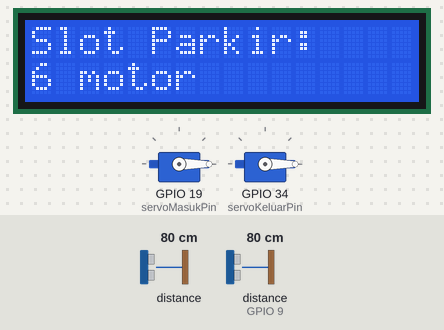
A sketch run on a simulated ESP32-S3. On the bench: 2 × servo, 16×2 character LCD. Wiring (inferred from the names in the program): 2 × ultrasonic range finder: trigger GPIO 2, echo GPIO 0 / trigger GPIO 10, echo GPIO 9. The inputs (shaded band) are chosen by the test bench; at power-on: distance to the obstacle 80 cm, distance to the obstacle (sensor on GPIO 9) 80 cm. The echo pulse lasts 58.3 µs per cm; WiFi joins after 1.5 s; servers stay silent unless stated; uploads are accepted with an empty reply; what the sketch prints to the serial monitor is not drawn.

Above: at 2.7 s.
2.8 s: distance to the obstacle (sensor 0) set to 2 cm
At 3.9 s:
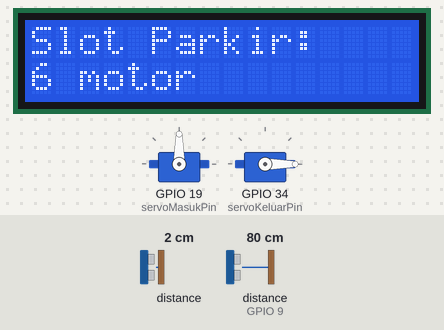
5.6 s: distance to the obstacle (sensor on GPIO 9) set to 13 cm
8.3 s: distance to the obstacle (sensor on GPIO 9) set to 10 cm
At 10.8 s:
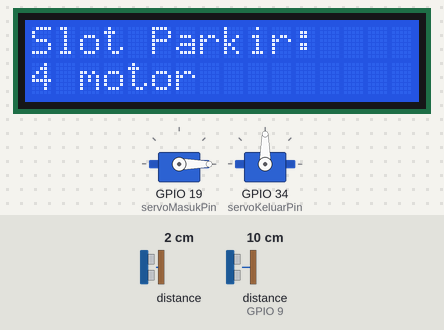
Timing chart, 0 to 17.3 s (numbered marks = the images above; inputs shaded):
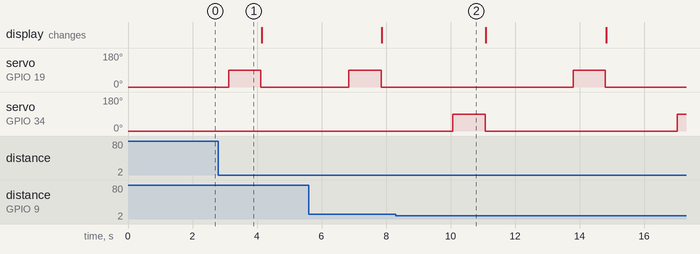

Measured:
- the behaviour switches between 12 and 11 cm on distance to the obstacle (sensor on GPIO 9) (found by bisection; images 1 and 2)
- after the input at 2.8 s, servo on GPIO 19 (servoMasukPin): 0° → 90° after 0.32 s, → 0° 1.0 s later
- after the input at 8.3 s, servo on GPIO 34 (servoKeluarPin): 0° → 90° after 1.8 s, → 0° 1.0 s later, → 90° 6.0 s later

The sketch:

kode_smart-parking.ino
```cpp
#include <ESP32Servo.h>
#include <Wire.h>
#include <LiquidCrystal_I2C.h>
#include <WiFi.h>
#include <HTTPClient.h>

// Wi-Fi credentials
const char* ssid = "Wokwi-GUEST";  // SSID default di Wokwi
const char* password = "";  // Tidak ada password di Wokwi Wi-Fi

// Google Sheets API endpoint (URL Web App Google Apps Script Anda)
String serverURL = "https://script.google.com/macros/s/AKfycbyLtWP_mgVfOfy0gyz6enr33By95gCjINubml-Jw2Me6meqq8f_M5H-MZC82q67xH0low/exec";

LiquidCrystal_I2C lcd(0x27, 16, 2);

const int trigPin1 = 2;
const int echoPin1 = 0;

const int trigPin2 = 10;
const int echoPin2 = 9;

Servo servoMasuk;
Servo servoKeluar;

const int servoMasukPin = 19;
const int servoKeluarPin = 34;

int slot = 6;
const int batasJarak = 10;
int lastSlot = 200;  // Variabel untuk menyimpan slot sebelumnya

void setup() {
  pinMode(trigPin1, OUTPUT);
  pinMode(echoPin1, INPUT);
  pinMode(trigPin2, OUTPUT);
  pinMode(echoPin2, INPUT);

  servoMasuk.attach(servoMasukPin);
  servoKeluar.attach(servoKeluarPin);

  servoMasuk.write(0);
  servoKeluar.write(0);

  lcd.init();
  lcd.clear();
  lcd.backlight();  // Mengaktifkan backlight

  tampilkanSlot();

  Serial.begin(115200);

  // Sambungkan ke Wi-Fi
  WiFi.begin(ssid, password);
  Serial.print("Connecting to WiFi");

  while (WiFi.status() != WL_CONNECTED) {
    delay(500);
    Serial.print(".");
  }

  Serial.println("Connected to WiFi");
}

void loop() {
  long jarakMasuk = bacaUltrasonik(trigPin1, echoPin1);
  if (jarakMasuk > 0 && jarakMasuk <= batasJarak) {
    if (slot > 0) {
      slot--;
      bukaServo(servoMasuk);
      tampilkanSlot();

      // Kirim data hanya jika slot berubah
      if (slot != lastSlot) {
        kirimDataKeGoogleSheets("Kendaraan Masuk");  // Kirimkan data ke Google Sheets
        lastSlot = slot;  // Menyimpan nilai slot terakhir yang telah berubah
      }

      delay(2000);  // Tunggu 2 detik setelah kendaraan masuk
    }
  }

  long jarakKeluar = bacaUltrasonik(trigPin2, echoPin2);
  if (jarakKeluar > 0 && jarakKeluar <= batasJarak) {
    if (slot < 200) {
      slot++;
      bukaServo(servoKeluar);
      tampilkanSlot();

      // Kirim data hanya jika slot berubah
      if (slot != lastSlot) {
        kirimDataKeGoogleSheets("Kendaraan Keluar");  // Kirimkan data ke Google Sheets
        lastSlot = slot;  // Menyimpan nilai slot terakhir yang telah berubah
      }

      delay(2000);  // Tunggu 2 detik setelah kendaraan keluar
    }
  }

  delay(500);  // Tunggu sejenak untuk mencegah pembacaan berulang terlalu cepat
}

long bacaUltrasonik(int trig, int echo) {
  digitalWrite(trig, LOW);
  delayMicroseconds(2);
  digitalWrite(trig, HIGH);
  delayMicroseconds(10);
  digitalWrite(trig, LOW);
  long durasi = pulseIn(echo, HIGH, 30000);
  if (durasi == 0) ;
  return durasi * 0.034 / 2;
}

void bukaServo(Servo &servo) {
  servo.write(90);
  delay(1000);
  servo.write(0);
}

void tampilkanSlot() {
  lcd.clear();
  lcd.setCursor(0, 0);
  lcd.print("Slot Parkir:");
  lcd.setCursor(0, 1);
  lcd.print(slot);
  lcd.print(" motor");
}

void kirimDataKeGoogleSheets(String keterangan) {
  // Membuat string post data untuk mengirim data ke Google Sheets
  String postData = "slot=" + String(slot) +
                    "&keterangan=" + keterangan +
                    "&statusParkir=" + (slot == 0 ? "Penuh" : "Tersedia") +
                    "&lokasi=AreaA";  // Kirimkan status slot parkir dan tambahan data

  // Debugging: Tampilkan data yang akan dikirim di Serial Monitor
  Serial.print("Data yang dikirim: ");
  Serial.println(postData);

  HTTPClient http;
  http.begin(serverURL);  // Mulai koneksi HTTP ke server
  http.addHeader("Content-Type", "application/x-www-form-urlencoded");  // Set content type untuk POST data

  int httpResponseCode = http.POST(postData);  // Mengirim HTTP POST request

  // Debugging HTTP Response Code
  Serial.print("HTTP Response Code: ");
  Serial.println(httpResponseCode);

  if (httpResponseCode == 200) {
    Serial.println("Data sent successfully");
  } else {
    Serial.println("Error sending data");
    String payload = http.getString();
    Serial.println("Response Payload: ");
    Serial.println(payload);  // Tampilkan respons dari server
  }

  http.end();  // Menutup koneksi HTTP
}
```
